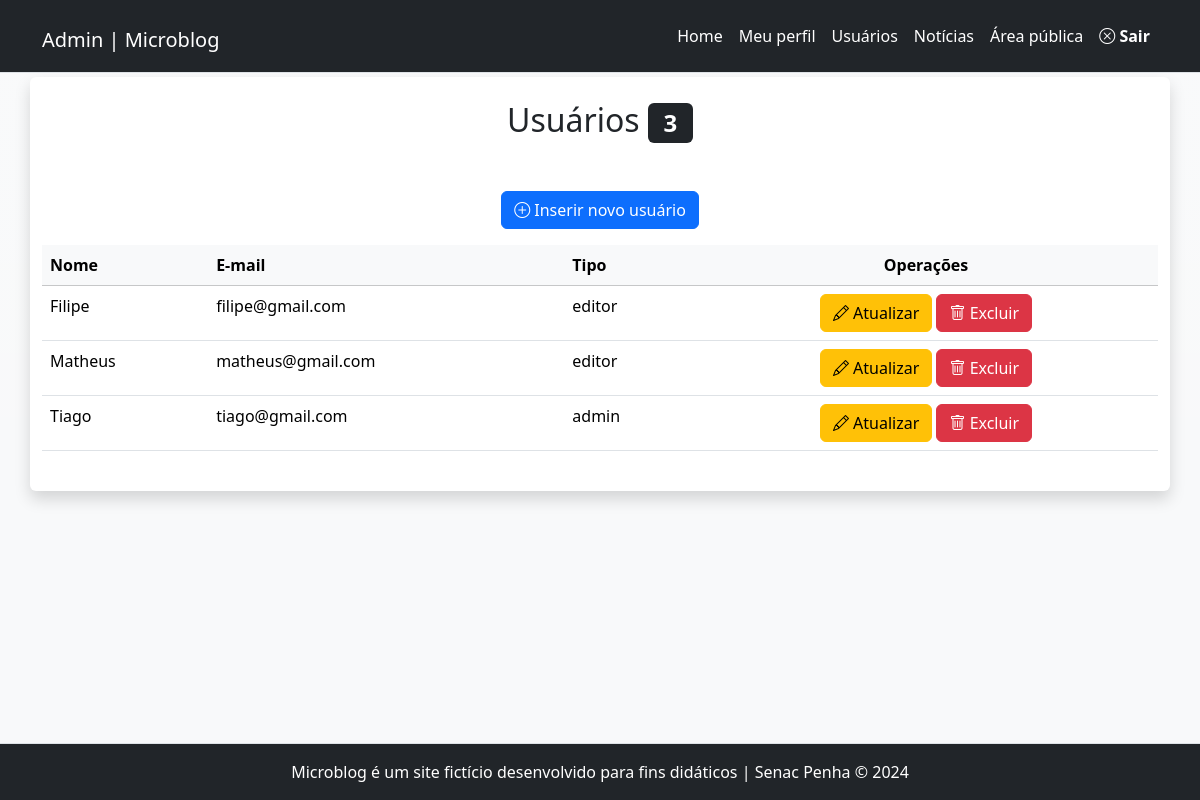
The page /admin/usuarios.php (signed in) on the database its author committed.
### tables this page shows
CREATE TABLE `usuarios` (
  `id` int(11) NOT NULL,
  `nome` varchar(45) NOT NULL,
  `email` varchar(45) NOT NULL,
  `senha` varchar(255) NOT NULL,
  `tipo` enum('admin','editor') NOT NULL
);

### inc/funcoes-usuarios.php (called while the page is built, shortened)
<?php
function lerUsuarios($conexao){
    $sql = "SELECT id, nome, tipo, email
            FROM usuarios ORDER BY nome";
    $resultado = mysqli_query($conexao, $sql)
                    or die(mysqli_error($conexao));
    return mysqli_fetch_all($resultado, MYSQLI_ASSOC);
}

### admin/usuarios.php (the view, shortened to what this page needs)
<?php
require_once "../inc/cabecalho-admin.php";
require_once "../inc/funcoes-usuarios.php";
$listaDeUsuarios = lerUsuarios($conexao);
?>
<div class="row">
	<article class="col-12 bg-white rounded shadow my-1 py-4">
		<h2 class="text-center">
		Usuários <span class="badge bg-dark">
			<?=count($listaDeUsuarios)?> </span>
		</h2>
		<p class="text-center mt-5">
			<a class="btn btn-primary" href="usuario-insere.php">
			<i class="bi bi-plus-circle"></i>
			Inserir novo usuário</a>
		</p>
		<div class="table-responsive">
			<table class="table table-hover">
				<thead class="table-light">
					<tr>
						<th>Nome</th>
						<th>E-mail</th>
						<th>Tipo</th>
						<th class="text-center">Operações</th>
					</tr>
				</thead>
				<tbody>
<?php foreach($listaDeUsuarios as $usuario) { ?>
					<tr>
						<td> <?=$usuario["nome"]?> </td>
						<td> <?=$usuario["email"]?> </td>
						<td> <?=$usuario["tipo"]?> </td>
						<td class="text-center">
							<a class="btn btn-warning"
		href="usuario-atualiza.php?id=<?=$usuario["id"]?>">
							<i class="bi bi-pencil"></i> Atualizar
							</a>
							<a class="btn btn-danger excluir"
		href="usuario-exclui.php?id=<?=$usuario["id"]?>">
							<i class="bi bi-trash"></i> Excluir
							</a>
						</td>
					</tr>
<?php } ?>
				</tbody>
			</table>
	</div>
	</article>
</div>
<?php
require_once "../inc/rodape-admin.php";
?>

### rows shown on the page
usuarios: nome "Filipe", email "filipe@gmail.com", tipo "editor"
usuarios: nome "Matheus", email "matheus@gmail.com", tipo "editor"
usuarios: nome "Tiago", email "tiago@gmail.com", tipo "admin"

### other values the page prints
count($listaDeUsuarios) "3"
